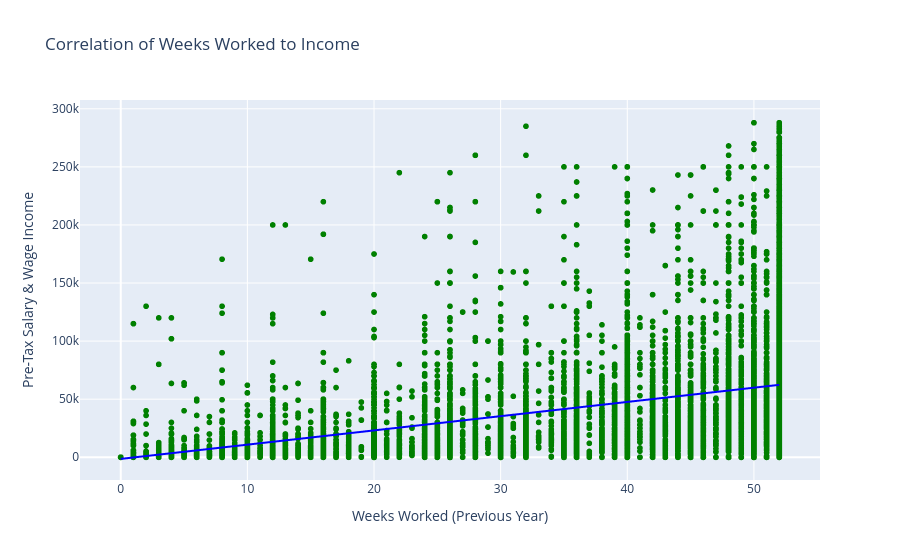

The notebook cell this image was saved under:
### Code cell
fig

### Figure 1 — Plotly figure (JSON) as saved in the notebook; plotly's stock layout.template omitted (floating-point values rounded to 4 significant figures; data arrays with more than 128 entries replaced by an {"elided": "..."} marker saying what was removed)
{"data": [{"hovertemplate": "WKSWORK=%{x}<br>INCWAGE=%{y}<extra></extra>", "legendgroup": "", "marker": {"color": "green", "symbol": "circle"}, "mode": "markers", "name": "", "showlegend": false, "type": "scattergl", "x": {"elided": "84845 int values"}, "xaxis": "x", "y": {"elided": "84845 int values"}, "yaxis": "y"}, {"hovertemplate": "<b>OLS trendline</b><br>INCWAGE = 1226.21 * WKSWORK + -1419.23<br>R<sup>2</sup>=0.318143<br><br>WKSWORK=%{x}<br>INCWAGE=%{y} <b>(trend)</b><extra></extra>", "legendgroup": "", "line": {"color": "blue"}, "marker": {"color": "green", "symbol": "circle"}, "mode": "lines", "name": "", "showlegend": false, "type": "scattergl", "x": {"elided": "84845 int values"}, "xaxis": "x", "y": {"elided": "84845 float values"}, "yaxis": "y"}], "layout": {"legend": {"tracegroupgap": 0}, "title": {"text": "Correlation of Weeks Worked to Income"}, "xaxis": {"anchor": "y", "domain": [0, 1], "title": {"text": "Weeks Worked (Previous Year)"}}, "yaxis": {"anchor": "x", "domain": [0, 1], "title": {"text": "Pre-Tax Salary & Wage Income"}}}}
